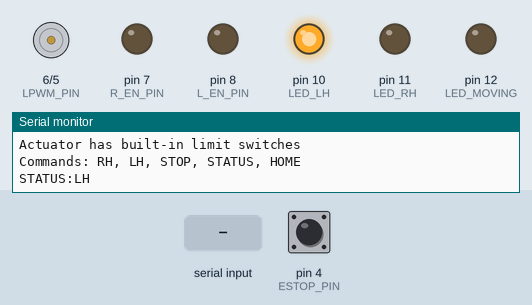
Recording of a sketch running on a simulated Arduino Uno, built with avr-gcc and run on an emulated ATmega328P. On the bench: motor-driver pin pairs drawn as motors (green arrow = first pin HIGH = forward, orange = second pin HIGH = backward, longer = more drive), output pins drawn as LEDs (lit = HIGH), the last lines printed to the serial monitor. Dashed ring = blinking. The inputs (shaded band) are chosen by the test bench; at power-on: pin 4 (ESTOP_PIN) HIGH.

Above: at 1.4 s.
1.5 s: pin 4 (ESTOP_PIN) pulled LOW for 1 s
At 1.87 s:
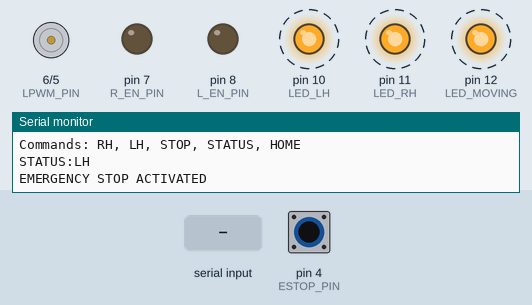
4.0 s: "RH\n" received over Serial
At 5.2 s:
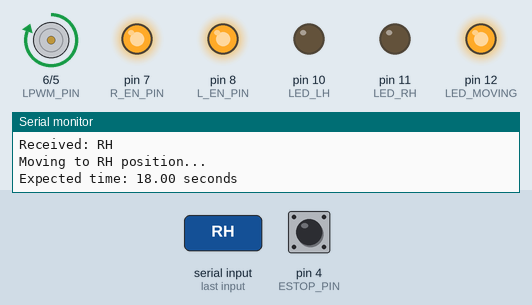
5.6 s: "LH\n" received over Serial
At 6.0 s:
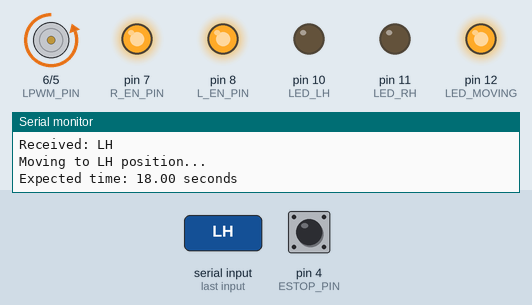
7.2 s: "STOP\n" received over Serial
At 8.0 s:
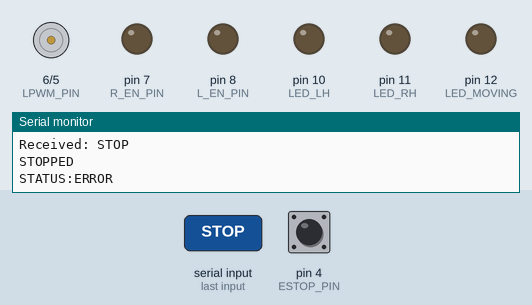
8.7 s: "HOME\n" received over Serial
At 10.0 s:
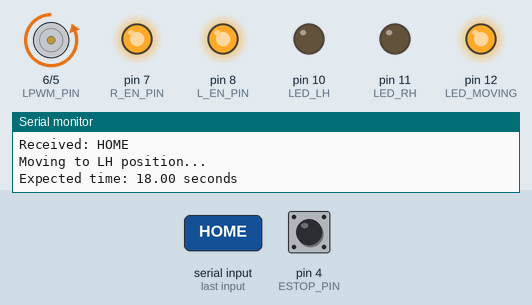
10.3 s: pin 4 (ESTOP_PIN) pulled LOW for 0.15 s
At 10.38 s:
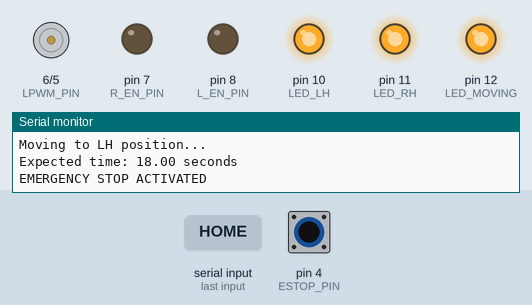
Timing chart, 0 to 12.9 s (numbered marks = the images above; inputs shaded):
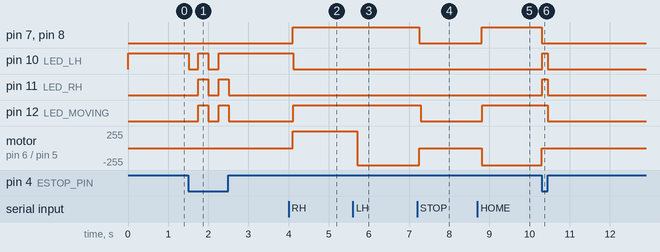

Measured:
- after the input at 1.5 s, pin 10 (LED_LH): alternates HIGH for 0.25 s and LOW for 0.25 s, 4 changes in all, then stays HIGH, starting at once; pin 11 (LED_RH), pin 12 (LED_MOVING): alternates HIGH for 0.25 s and LOW for 0.25 s, 4 changes in all, then stays LOW, starting after 0.25 s
- after the input at 4.0 s, pin 7 (R_EN_PIN), pin 8 (L_EN_PIN): LOW → HIGH after 0.11 s; pin 10 (LED_LH): HIGH → LOW after 0.12 s; pin 12 (LED_MOVING): LOW → HIGH after 0.12 s; motor on pin 6 (LPWM_PIN) / pin 5 (RPWM_PIN): stopped → forward 255/255 after 0.11 s
- after the input at 5.6 s, motor on pin 6 (LPWM_PIN) / pin 5 (RPWM_PIN): forward 255/255 → backward 255/255 after 0.11 s
- after the input at 7.2 s, pin 7 (R_EN_PIN), pin 8 (L_EN_PIN): HIGH → LOW after 0.05 s; pin 12 (LED_MOVING): HIGH → LOW after 0.09 s; motor on pin 6 (LPWM_PIN) / pin 5 (RPWM_PIN): backward 255/255 → stopped after 0.05 s
- after the input at 8.7 s, pin 7 (R_EN_PIN), pin 8 (L_EN_PIN): LOW → HIGH after 0.11 s; pin 12 (LED_MOVING): LOW → HIGH after 0.12 s; motor on pin 6 (LPWM_PIN) / pin 5 (RPWM_PIN): stopped → backward 255/255 after 0.11 s
- after the input at 10.3 s, pin 7 (R_EN_PIN), pin 8 (L_EN_PIN): HIGH → LOW at once; pin 10 (LED_LH), pin 11 (LED_RH): LOW → HIGH at once, → LOW 0.14 s later; pin 12 (LED_MOVING): HIGH → LOW after 0.15 s; motor on pin 6 (LPWM_PIN) / pin 5 (RPWM_PIN): backward 255/255 → stopped at once

The sketch:

Actuator_v2.ino
```cpp
/*
 * GSPro Linear Actuator Controller
 * Controls 12V linear actuator via BTS7960 motor driver
 * Receives commands from PC via Serial USB
 *
 * Hardware Connections:
 * BTS7960 Motor Driver:
 *   - RPWM (right PWM) -> Arduino Pin 5
 *   - LPWM (left PWM) -> Arduino Pin 6
 *   - R_EN (right enable) -> Arduino Pin 7
 *   - L_EN (left enable) -> Arduino Pin 8
 *   - VCC -> 5V (from Arduino or buck converter)
 *   - GND -> Arduino GND
 *   - B+ -> 12V Power Supply +
 *   - B- -> 12V Power Supply -
 *   - M+ -> Actuator wire 1
 *   - M- -> Actuator wire 2
 *
 * Status LEDs:
 *   - Red (LH position) -> Pin 10
 *   - Green (RH position) -> Pin 11
 *   - Yellow (Moving) -> Pin 12
 *
 * Emergency Stop (optional):
 *   - E-stop button (NC) -> Pin 4 (with pullup)
 */

// Pin definitions
const int RPWM_PIN = 5;      // Extend actuator (extend = RH)
const int LPWM_PIN = 6;      // Retract actuator (retract = LH)
const int R_EN_PIN = 7;      // Right enable
const int L_EN_PIN = 8;      // Left enable

const int ESTOP_PIN = 4;        // Emergency stop (optional)

const int LED_LH = 10;       // Red LED - Left handed
const int LED_RH = 11;       // Green LED - Right handed
const int LED_MOVING = 12;   // Yellow LED - Moving

// Movement parameters
const int MOVE_SPEED = 255;           // PWM speed (0-255)

// Movement timing (based on 1.34"/sec and 28" travel = ~21 seconds)
const unsigned long MOVE_TIME_LH_TO_RH = 16000;  // Time to move from LH to RH (ms)
const unsigned long MOVE_TIME_RH_TO_LH = 16000;  // Time to move from RH to LH (ms)
const unsigned long MOVE_BUFFER = 2000;          // Extra time buffer (ms)

// State tracking
enum Position { POS_UNKNOWN, POS_RH, POS_LH, POS_MOVING };
Position currentPosition = POS_LH;  // Start assuming LH position (retracted)
Position targetPosition = POS_UNKNOWN;

unsigned long moveStartTime = 0;
unsigned long moveExpectedTime = 0;
bool isMoving = false;
bool eStopActive = false;

void setup() {
  // Initialize serial communication with larger buffer
  Serial.begin(9600);
  while (!Serial && millis() < 3000) {
    ; // Wait for serial port to connect (timeout after 3 seconds)
  }

  // Configure motor driver pins
  pinMode(RPWM_PIN, OUTPUT);
  pinMode(LPWM_PIN, OUTPUT);
  pinMode(R_EN_PIN, OUTPUT);
  pinMode(L_EN_PIN, OUTPUT);

  // Configure E-stop pin (optional - with internal pullup)
  pinMode(ESTOP_PIN, INPUT_PULLUP);

  // Configure LED pins
  pinMode(LED_LH, OUTPUT);
  pinMode(LED_RH, OUTPUT);
  pinMode(LED_MOVING, OUTPUT);

  // Stop motor initially
  stopMotor();

  // Set initial LEDs
  updateLEDs();

  // Clear any garbage in serial buffer
  while (Serial.available() > 0) {
    Serial.read();
  }

  Serial.println("GSPro Actuator Controller Ready");
  Serial.println("Actuator has built-in limit switches");
  Serial.println("Commands: RH, LH, STOP, STATUS, HOME");
  Serial.flush();
  delay(100);
  reportStatus();
}

void loop() {
  // Check emergency stop first
  checkEmergencyStop();

  // If moving, check progress
  if (isMoving) {
    checkMovement();
  }

  // Update LEDs
  updateLEDs();

  // Check for serial commands (non-blocking)
  if (Serial.available() > 0) {
    // Add small delay to ensure complete command is received
    delay(20);

    String command = Serial.readStringUntil('\n');
    command.trim();
    command.toUpperCase();

    // Clear any remaining characters in buffer
    while (Serial.available() > 0) {
      Serial.read();
    }

    if (command.length() > 0) {
      // Echo command for debugging
      Serial.print("Received: ");
      Serial.println(command);
      Serial.flush();
      delay(10);

      if (command == "RH") {
        moveTo(POS_RH);
      }
      else if (command == "LH") {
        moveTo(POS_LH);
      }
      else if (command == "STOP") {
        stopMotor();
        Serial.println("STOPPED");
        Serial.flush();
        delay(10);
        reportStatus();
      }
      else if (command == "STATUS") {
        reportStatus();
      }
      else if (command == "HOME") {
        // Move to LH position (home/retracted)
        currentPosition = POS_UNKNOWN;
        moveTo(POS_LH);
      }
      else {
        Serial.print("Unknown command: ");
        Serial.println(command);
        Serial.flush();
      }
    }
  }

  // Small delay to prevent overwhelming serial
  delay(10);
}

void moveTo(Position target) {
  if (eStopActive) {
    Serial.println("ERROR: E-stop active");
    Serial.flush();
    return;
  }

  if (currentPosition == target) {
    Serial.print("Already at ");
    Serial.println(target == POS_RH ? "RH" : "LH");
    Serial.flush();
    return;
  }

  targetPosition = target;
  isMoving = true;
  moveStartTime = millis();

  // Calculate expected movement time
  if (currentPosition == POS_UNKNOWN) {
    // Don't know where we are, use max time
    moveExpectedTime = max(MOVE_TIME_LH_TO_RH, MOVE_TIME_RH_TO_LH) + MOVE_BUFFER;
  }
  else if (target == POS_RH && currentPosition == POS_LH) {
    moveExpectedTime = MOVE_TIME_LH_TO_RH + MOVE_BUFFER;
  }
  else if (target == POS_LH && currentPosition == POS_RH) {
    moveExpectedTime = MOVE_TIME_RH_TO_LH + MOVE_BUFFER;
  }
  else {
    moveExpectedTime = max(MOVE_TIME_LH_TO_RH, MOVE_TIME_RH_TO_LH) + MOVE_BUFFER;
  }

  currentPosition = POS_MOVING;

  if (target == POS_RH) {
    // Move to right-handed position (extend actuator)
    Serial.println("Moving to RH position...");
    Serial.print("Expected time: ");
    Serial.print(moveExpectedTime / 1000.0);
    Serial.println(" seconds");
    Serial.flush();  // Ensure messages are sent immediately
    moveRight();
  }
  else if (target == POS_LH) {
    // Move to left-handed position (retract actuator)
    Serial.println("Moving to LH position...");
    Serial.print("Expected time: ");
    Serial.print(moveExpectedTime / 1000.0);
    Serial.println(" seconds");
    Serial.flush();  // Ensure messages are sent immediately
    moveLeft();
  }
}

void moveLeft() {
  // Retract actuator = LH position
  digitalWrite(R_EN_PIN, HIGH);
  digitalWrite(L_EN_PIN, HIGH);
  analogWrite(RPWM_PIN, MOVE_SPEED);  // RPWM for retract
  analogWrite(LPWM_PIN, 0);
}

void moveRight() {
  // Extend actuator = RH position
  digitalWrite(R_EN_PIN, HIGH);
  digitalWrite(L_EN_PIN, HIGH);
  analogWrite(LPWM_PIN, MOVE_SPEED);  // LPWM for extend
  analogWrite(RPWM_PIN, 0);
}

void stopMotor() {
  analogWrite(RPWM_PIN, 0);
  analogWrite(LPWM_PIN, 0);
  digitalWrite(R_EN_PIN, LOW);
  digitalWrite(L_EN_PIN, LOW);
  isMoving = false;
}

void checkMovement() {
  unsigned long elapsed = millis() - moveStartTime;

  // Check if expected time has elapsed
  // Actuator's built-in limit switches will stop it automatically
  if (elapsed >= moveExpectedTime) {
    // Movement should be complete
    stopMotor();
    currentPosition = targetPosition;

    // Clear serial buffer before sending completion message
    Serial.flush();
    delay(10);

    Serial.print("Reached ");
    Serial.print(targetPosition == POS_RH ? "RH" : "LH");
    Serial.println(" position");
    Serial.flush();
    delay(50);  // Give time for message to transmit

    reportStatus();

    // Clear any stale incoming commands that arrived during movement
    while (Serial.available() > 0) {
      Serial.read();
    }
  }

  // Send periodic progress updates every 5 seconds
  static unsigned long lastProgressUpdate = 0;
  if (elapsed >= 5000 && (elapsed - lastProgressUpdate >= 5000)) {
    Serial.flush();  // Flush before sending update
    delay(10);

    Serial.print("Moving... ");
    Serial.print(elapsed / 1000);
    Serial.print("s / ");
    Serial.print(moveExpectedTime / 1000);
    Serial.println("s");
    Serial.flush();

    lastProgressUpdate = elapsed;

    // Small delay to ensure transmission
    delay(50);
  }
}

void checkEmergencyStop() {
  bool estop = (digitalRead(ESTOP_PIN) == LOW);  // NC switch opens when pressed

  if (estop && !eStopActive) {
    eStopActive = true;
    stopMotor();
    Serial.println("EMERGENCY STOP ACTIVATED");
  }
  else if (!estop && eStopActive) {
    eStopActive = false;
    Serial.println("Emergency stop released");
  }
}

void updateLEDs() {
  if (eStopActive) {
    // Flash all LEDs if e-stop active
    bool flash = (millis() / 250) % 2;
    digitalWrite(LED_LH, flash);
    digitalWrite(LED_RH, flash);
    digitalWrite(LED_MOVING, flash);
  }
  else if (isMoving) {
    digitalWrite(LED_LH, LOW);
    digitalWrite(LED_RH, LOW);
    digitalWrite(LED_MOVING, HIGH);
  }
  else {
    digitalWrite(LED_MOVING, LOW);
    digitalWrite(LED_LH, currentPosition == POS_LH ? HIGH : LOW);
    digitalWrite(LED_RH, currentPosition == POS_RH ? HIGH : LOW);
  }
}

void reportStatus() {
  Serial.print("STATUS:");
  if (eStopActive) {
    Serial.println("ESTOP");
  }
  else if (isMoving) {
    Serial.print("MOVING_TO_");
    Serial.println(targetPosition == POS_RH ? "RH" : "LH");
  }
  else {
    switch (currentPosition) {
      case POS_RH: Serial.println("RH"); break;
      case POS_LH: Serial.println("LH"); break;
      case POS_UNKNOWN: Serial.println("UNKNOWN"); break;
      default: Serial.println("ERROR"); break;
    }
  }
  Serial.flush();  // Ensure status is sent immediately
}
```
